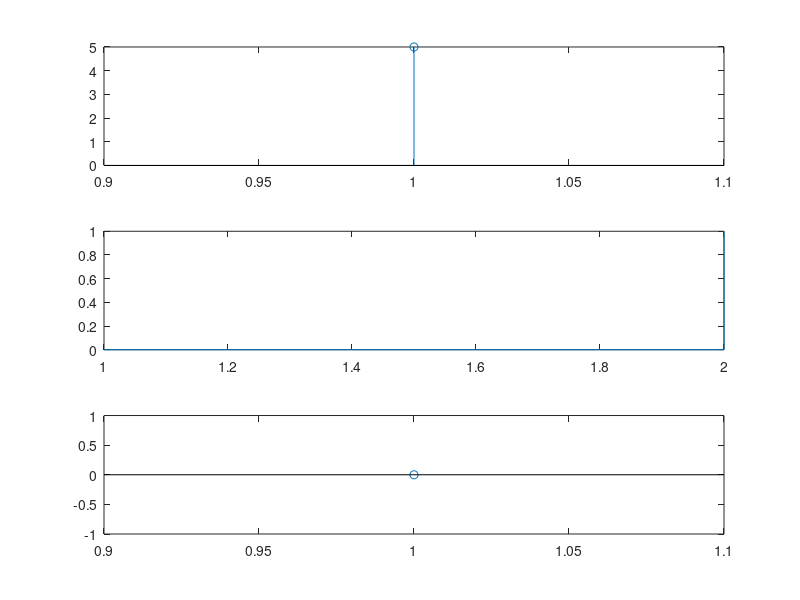

The MATLAB source for this figure:
t=0:1:10;
a=input('binary sequence:');
subplot(3,1,1);
stem(a);
j=1;
for i=1:length(a)
    if a(i)==1
        b(j)=1;
        b(j+1)=0;
    else
       b(j)=0;
       b(j+1)=1;
    end
    j=j+2;
end
subplot(3,1,2);
stairs(b);
j=1;
for i=1:length(b)/2
    if b(j)==1&&b(j+1)==0
        x(i)=1;
    else
       x(i)=0;
    end
    j=j+2;
end
subplot(3,1,3);
stem(x);